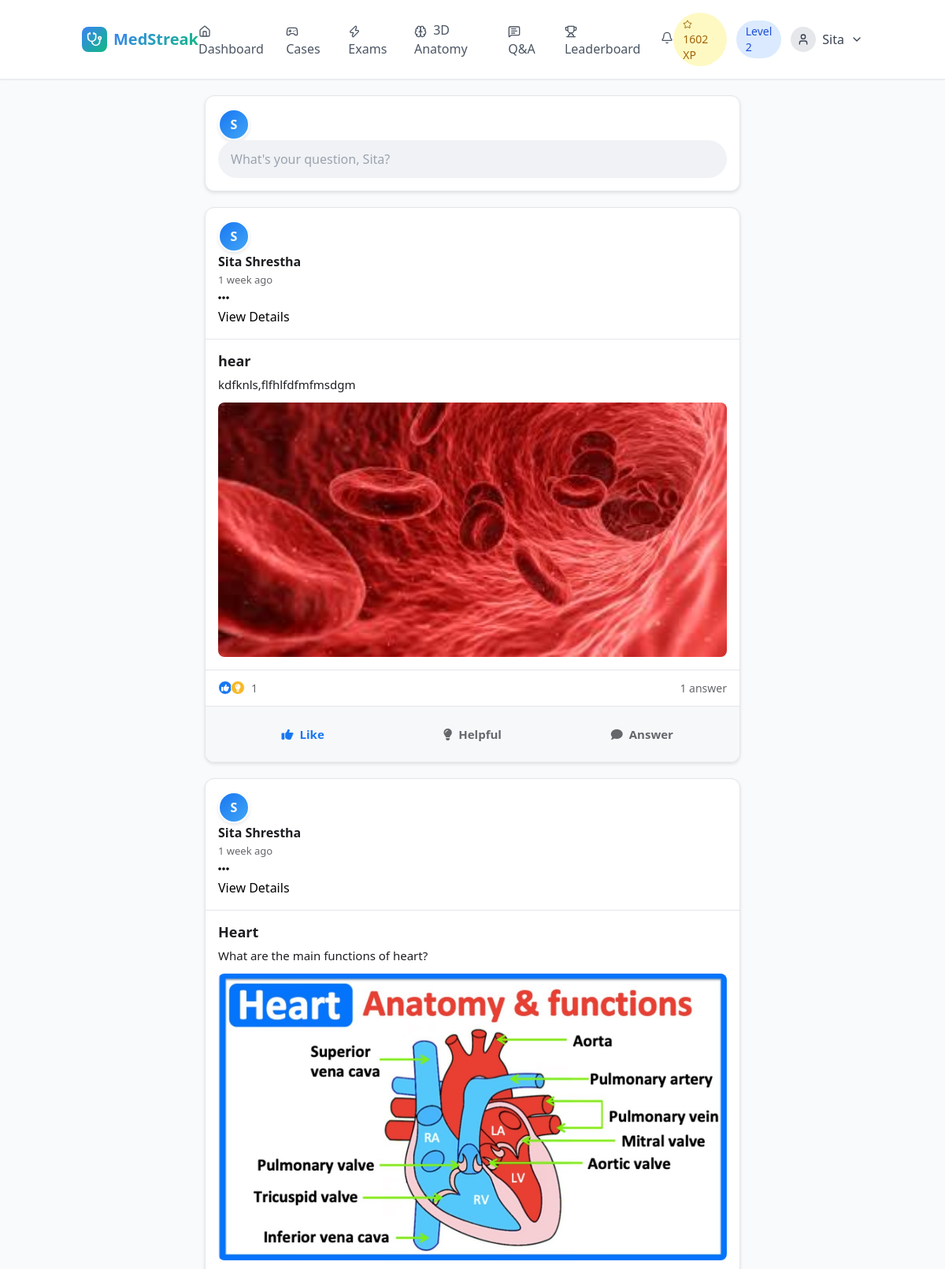
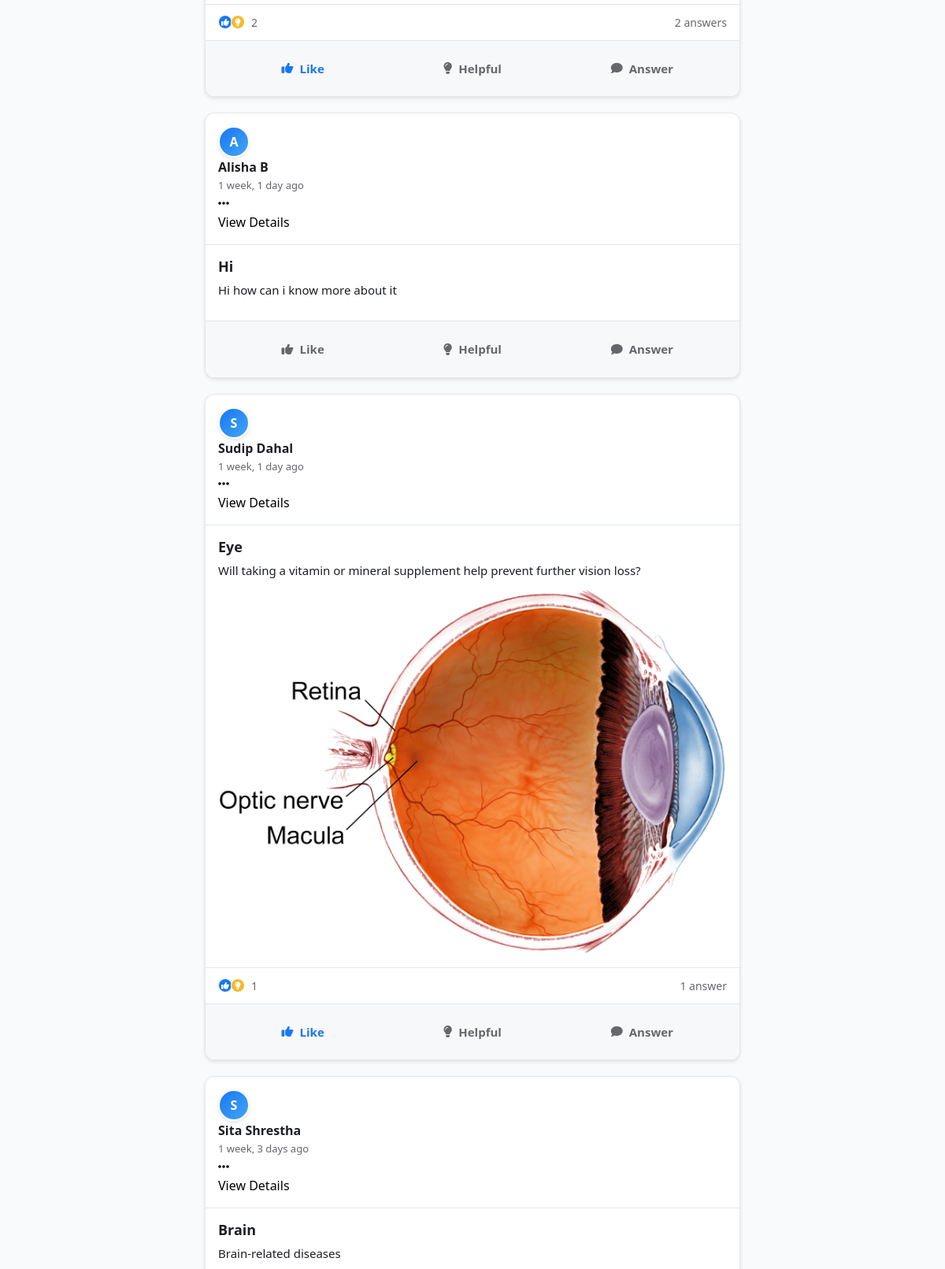
The app's page /ai-checker/ (signed in, upper part) with its own data (2 pictures, top to bottom).
### core/models.py (models this page shows, shortened)
class StudentProfile(models.Model):
    YEAR_CHOICES = [
        ('1', 'First Year'),
        ('2', 'Second Year'),
        ('3', 'Third Year'),
        ('4', 'Fourth Year'),
        ('resident', 'Resident'),
        ('other', 'Other'),
    ]
    SPECIALIZATION_CHOICES = [
        ('general', 'General Medicine'),
        ('cardiology', 'Cardiology'),
        ('neurology', 'Neurology'),
        ('pediatrics', 'Pediatrics'),
        ('surgery', 'Surgery'),
        ('psychiatry', 'Psychiatry'),
        ('emergency', 'Emergency Medicine'),
        ('radiology', 'Radiology'),
        ('pathology', 'Pathology'),
        ('other', 'Other'),
    ]
    user = models.OneToOneField(User, on_delete=models.CASCADE)
    student_id =  models.CharField(max_length=100, unique=True, default=generate_student_id)
    university = models.CharField(max_length=200, blank=True)
    year_of_study = models.CharField(max_length=10, choices=YEAR_CHOICES, default='1')
    specialization = models.CharField(max_length=20, choices=SPECIALIZATION_CHOICES, default='general')
    total_xp = models.IntegerField(default=0)
    level = models.IntegerField(default=1)
    current_streak = models.IntegerField(default=0)
    longest_streak = models.IntegerField(default=0)
    last_activity = models.DateTimeField(default=timezone.now)
    cases_completed = models.IntegerField(default=0)
    quiz_accuracy = models.FloatField(default=0.0)
    total_study_time = models.IntegerField(default=0)  # in minutes
    timed_challenges_completed = models.IntegerField(default=0)
    is_profile_complete = models.BooleanField(default=False)
    email_notifications = models.BooleanField(default=True)
    public_profile = models.BooleanField(default=True)
    created_at = models.DateTimeField(auto_now_add=True)
    updated_at = models.DateTimeField(auto_now=True)

### ai_checker/models.py (models this page shows, shortened)
class Question(models.Model):
    author = models.ForeignKey(User, on_delete=models.CASCADE, related_name='questions')
    title = models.CharField(max_length=200)
    content = models.TextField()
    image = models.ImageField(upload_to='question_images/', blank=True, null=True)
    created_at = models.DateTimeField(default=timezone.now)
    updated_at = models.DateTimeField(auto_now=True)
    class Meta:
        ordering = ['-created_at']
    def get_answers_count(self):
        return self.answers.count()
    def get_reactions_count(self):
        return self.reactions.count()

### ai_checker/views.py (the view)
# urls.py: path('', views.question_feed, name='question_feed'),
@login_required
def question_feed(request):
    questions = Question.objects.select_related('author').prefetch_related(
        'answers__author', 'reactions'
    ).all()
    paginator = Paginator(questions, 10)  # Show 10 questions per page
    page_number = request.GET.get('page')
    page_obj = paginator.get_page(page_number)
    if request.user.is_authenticated:
        user_reactions = QuestionReaction.objects.filter(
            user=request.user,
            question__in=page_obj
        ).select_related('question')
        reactions_dict = {reaction.question.id: reaction.reaction_type for reaction in user_reactions}
        for question in page_obj:
            question.user_reaction = reactions_dict.get(question.id, None)
    context = {
        'page_obj': page_obj,
        'question_form': QuestionForm(),
    }
    return render(request, 'ai_checker/question_feed.html', context)

### templates/ai_checker/question_feed.html (shortened to what this page needs)
{% extends 'base.html' %}
{% load static %}
{% block extra_css %}
<link href="https://cdnjs.cloudflare.com/ajax/libs/font-awesome/6.0.0/css/all.min.css" rel="stylesheet">
{% endblock %}
{% block content %}
<div class="container-fluid">
    <div class="feed-container">
        <div class="ask-question-card">
            <div class="d-flex align-items-center gap-3">
                <div class="user-avatar">
                    {{ request.user.username|first|upper }}
                </div>
                <div class="flex-grow-1">
                    <input type="text"
                           class="ask-question-input"
                           placeholder="What's your question, {{ request.user.first_name|default:request.user.username }}?"
                           onclick="window.location.href='{% url 'ai_checker:ask_question' %}'"
                           readonly>
                </div>
            </div>
        </div>
        <div id="questions-container">
            {% for question in page_obj %}
            <div class="post-card" data-question-id="{{ question.id }}">
                <div class="post-header">
                    <div class="d-flex align-items-center gap-3">
                        <div class="user-avatar">
                            {{ question.author.username|first|upper }}
                        </div>
                        <div class="flex-grow-1">
                            <div class="username">{{ question.author.get_full_name|default:question.author.username }}</div>
                            <div class="post-time">{{ question.created_at|timesince }} ago</div>
                        </div>
                        <div class="dropdown">
                            <button class="btn btn-sm" type="button" data-bs-toggle="dropdown">
                                <i class="fas fa-ellipsis-h text-muted"></i>
                            </button>
                            <ul class="dropdown-menu">
                                <li><a class="dropdown-item" href="{% url 'ai_checker:question_detail' question.id %}">View Details</a></li>
                            </ul>
                        </div>
                    </div>
                </div>
                <div class="post-content">
                    <div class="post-title">{{ question.title }}</div>
                    <div class="post-text">{{ question.content|linebreaks }}</div>
                    {% if question.image %}
                    <img src="{{ question.image.url }}" alt="Question image" class="post-image">
                    {% endif %}
                </div>
                {% if question.get_reactions_count > 0 or question.get_answers_count > 0 %}
                <div class="post-stats">
                    <div class="reactions-count">
                        {% if question.get_reactions_count > 0 %}
                        <div class="reaction-icons">
                            <div class="reaction-icon like"><i class="fas fa-thumbs-up"></i></div>
                            <div class="reaction-icon helpful"><i class="fas fa-lightbulb"></i></div>
                        </div>
                        <span id="reactions-count-{{ question.id }}">{{ question.get_reactions_count }}</span>
                        {% endif %}
                    </div>
                    <div class="comments-count">
                        {% if question.get_answers_count > 0 %}
                        {{ question.get_answers_count }} answer{{ question.get_answers_count|pluralize }}
                        {% endif %}
                    </div>
                </div>
                {% endif %}
                <div class="post-actions">
                    <div class="action-buttons">
                        <button class="action-btn like {% if question.user_reaction == 'like' %}active{% endif %}"
                                onclick="reactToQuestion({{ question.id }}, 'like')">
                            <i class="fas fa-thumbs-up"></i> Like
                        </button>
                        <button class="action-btn helpful {% if question.user_reaction == 'helpful' %}active{% endif %}"
                                onclick="reactToQuestion({{ question.id }}, 'helpful')">
                            <i class="fas fa-lightbulb"></i> Helpful
                        </button>
                        <button class="action-btn" onclick="window.location.href='{% url 'ai_checker:question_detail' question.id %}'">
                            <i class="fas fa-comment"></i> Answer
                        </button>
                    </div>
                </div>
            </div>
            {% empty %}
            <div class="no-questions">
                <i class="fas fa-question-circle"></i>
                <h4>No questions yet</h4>
                <p>Be the first to ask a question and help build our learning community!</p>
            </div>
            {% endfor %}
        </div>
    </div>
</div>
{% endblock %}

### templates/base.html (shortened to what this page needs)
<!DOCTYPE html>
<html lang="en">
<head>
    <script src="https://cdn.tailwindcss.com"></script>
    {% block extra_css %}{% endblock %}
</head>
<body class="bg-gray-50">
    <header class="bg-white border-b sticky top-0 z-50 shadow-sm">
        <div class="container mx-auto px-4 py-4 flex items-center justify-between">
            <a href="{% url 'home' %}" class="flex items-center space-x-2">
                <div class="w-8 h-8 gradient-bg rounded-lg flex items-center justify-center">
                    <i data-lucide="stethoscope" class="w-5 h-5 text-white"></i>
                </div>
                <span class="text-xl font-bold gradient-text">MedStreak</span>
            </a>
            <nav class="hidden md:flex items-center space-x-6">
                {% if user.is_authenticated %}
                    <a href="{% url 'dashboard' %}" class="text-gray-600 hover:text-blue-600 transition-colors {% if request.resolver_match.url_name == 'dashboard' %}text-blue-600 font-medium{% endif %}">
                        <i data-lucide="home" class="w-4 h-4 inline mr-1"></i>
                        Dashboard
                    </a>
                    <a href="{% url 'case_list' %}" class="text-gray-600 hover:text-blue-600 transition-colors">
                        <i data-lucide="gamepad-2" class="w-4 h-4 inline mr-1"></i>
                        Cases
                    </a>
                    <a href="{% url 'quizzes:quiz_list' %}" class="text-gray-600 hover:text-blue-600 transition-colors">
                        <i data-lucide="zap" class="w-4 h-4 inline mr-1"></i>
                        Exams
                    </a>
                    <a href="{% url 'anatomy_explorer' %}" class="text-gray-600 hover:text-blue-600 transition-colors">
                        <i data-lucide="brain" class="w-4 h-4 inline mr-1"></i>
                        3D Anatomy
                    </a>
                    <a href="{% url 'ai_checker:question_feed' %}" class="text-gray-600 hover:text-blue-600 transition-colors">
                    <i data-lucide="message-square-text" class="w-4 h-4 inline mr-1"></i>
                       Q&A
                    </a>
                    <a href="{% url 'leaderboard' %}" class="text-gray-600 hover:text-blue-600 transition-colors">
                        <i data-lucide="trophy" class="w-4 h-4 inline mr-1"></i>
                        Leaderboard
                    </a>
                    <div class="relative" id="notification-dropdown">
                        <button class="text-gray-600 hover:text-blue-600 transition-colors relative inline-flex items-center focus:outline-none" onclick="toggleNotificationDropdown()">
                            <i data-lucide="bell" class="w-4 h-4"></i>
                        </button>
                    </div>
                {% endif %}
            </nav>
            <div class="flex items-center space-x-4">
                {% if user.is_authenticated %}
                    <div class="flex items-center space-x-3">
                        <div class="bg-yellow-100 text-yellow-700 px-3 py-1 rounded-full text-sm font-medium">
                            <i data-lucide="star" class="w-3 h-3 inline mr-1"></i>
                            {{ user.studentprofile.total_xp }} XP
                        </div>
                        <div class="bg-blue-100 text-blue-700 px-3 py-1 rounded-full text-sm font-medium">
                            Level {{ user.studentprofile.level }}
                        </div>
                        <div class="relative group">
                            <button class="flex items-center space-x-2 text-gray-700 hover:text-blue-600 transition-colors">
                                <div class="w-8 h-8 bg-gray-200 rounded-full flex items-center justify-center">
                                    <i data-lucide="user" class="w-4 h-4"></i>
                                </div>
                                <span class="hidden sm:block">{{ user.first_name|default:user.username }}</span>
                                <i data-lucide="chevron-down" class="w-4 h-4"></i>
                            </button>
                        </div>
                    </div>
                {% endif %}
            </div>
        </div>
    </header>
    <main>
        {% block content %}{% endblock %}
    </main>
</body>
</html>

### records on screen
Question: author.username|first "S", author.get_full_name "Sita Shrestha", created_at "1 week", title "hear", content "kdfknls,flfhlfdfmfmsdgm", image (picture), get_reactions_count "1", get_answers_count "1"
Question: author.username|first "S", author.get_full_name "Sita Shrestha", created_at "1 week", title "Heart", content "What are the main functions of heart?", image (picture), get_reactions_count "2", get_answers_count "2"
Question: author.username|first "A", author.get_full_name "Alisha B", created_at "1 week, 1 day", title "Hi", content "Hi how can i know more about it"
Question: author.username|first "S", author.get_full_name "Sudip Dahal", created_at "1 week, 1 day", title "Eye", content "Will taking a vitamin or mineral supplement help prevent further vision loss?", image (picture), get_reactions_count "1", get_answers_count "1"
Question: author.username|first "S", author.get_full_name "Sita Shrestha", created_at "1 week, 3 days", title "Brain", content "Brain-related diseases"

### other values on screen
{{ user.studentprofile.total_xp }} "1602"
{{ user.studentprofile.level }} "2"
{{ user.first_name|default:user.username }} "Sita"
{{ request.user.username|first|upper }} "S"
